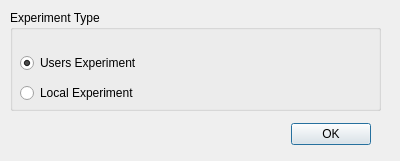
<?xml version="1.0" encoding="UTF-8"?>
<ui version="4.0">
 <class>Dialog</class>
 <widget class="QDialog" name="Dialog">
  <property name="geometry">
   <rect>
    <x>0</x>
    <y>0</y>
    <width>400</width>
    <height>161</height>
   </rect>
  </property>
  <property name="windowTitle">
   <string>Dialog</string>
  </property>
  <widget class="QGroupBox" name="groupBox">
   <property name="geometry">
    <rect>
     <x>10</x>
     <y>10</y>
     <width>371</width>
     <height>101</height>
    </rect>
   </property>
   <property name="title">
    <string>Experiment Type</string>
   </property>
   <widget class="QRadioButton" name="UsersExp">
    <property name="geometry">
     <rect>
      <x>10</x>
      <y>40</y>
      <width>141</width>
      <height>26</height>
     </rect>
    </property>
    <property name="text">
     <string>Users Experiment</string>
    </property>
    <property name="checked">
     <bool>true</bool>
    </property>
   </widget>
   <widget class="QRadioButton" name="LocalExp">
    <property name="geometry">
     <rect>
      <x>10</x>
      <y>70</y>
      <width>141</width>
      <height>26</height>
     </rect>
    </property>
    <property name="text">
     <string>Local Experiment</string>
    </property>
   </widget>
  </widget>
  <widget class="QDialogButtonBox" name="buttonBox">
   <property name="geometry">
    <rect>
     <x>285</x>
     <y>120</y>
     <width>91</width>
     <height>28</height>
    </rect>
   </property>
   <property name="orientation">
    <enum>Qt::Horizontal</enum>
   </property>
   <property name="standardButtons">
    <set>QDialogButtonBox::Ok</set>
   </property>
   <property name="centerButtons">
    <bool>true</bool>
   </property>
  </widget>
 </widget>
 <resources/>
 <connections/>
</ui>
